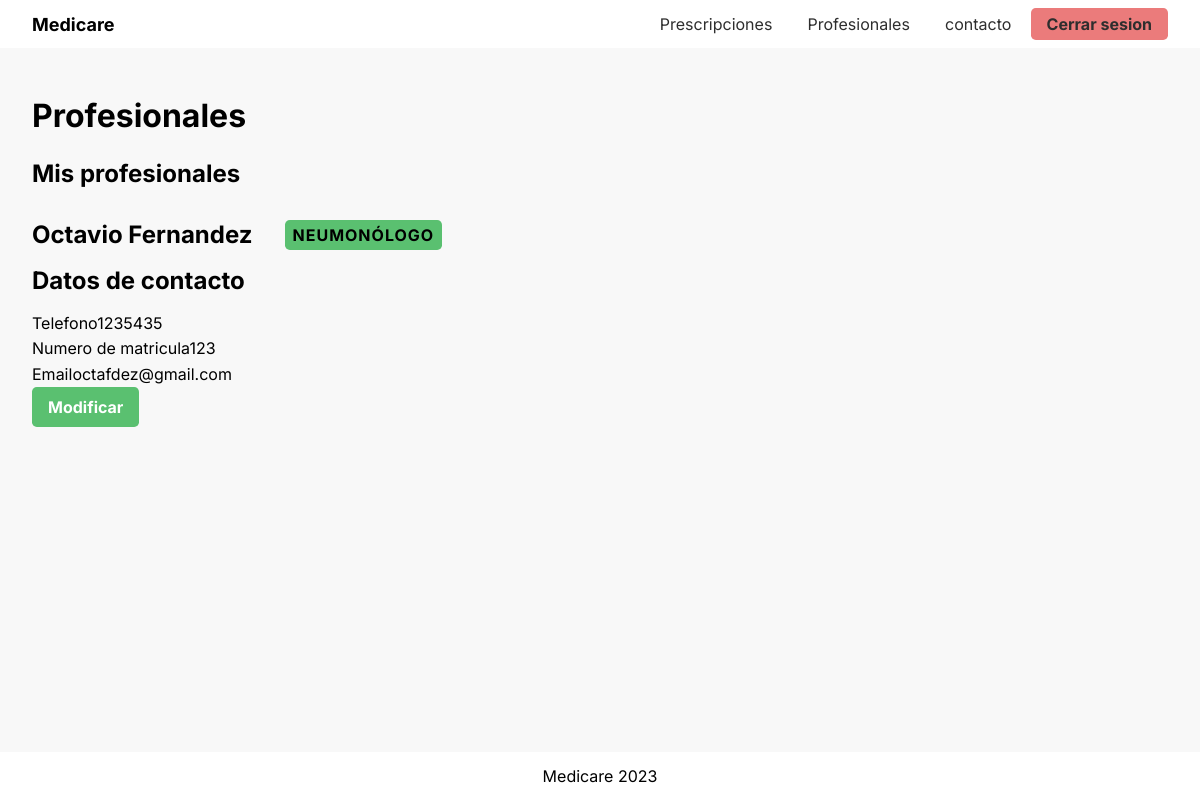
The page /professional/1 (signed in) on the database its author committed.
### tables this page shows
CREATE TABLE professional(
  id int primary key auto_increment,
  name varchar(50),  
  lastname varchar(50),
  email varchar(50),
  license_number varchar(10),
  phone_number varchar(10),
  specialty_id int,
  foreign key (specialty_id) references specialty(id)
);

CREATE TABLE specialty(
  id int primary key auto_increment,
  denomination varchar(50)
);

### index.php (called while the page is built, shortened)
<?php
$routes = require 'utils/routes.php';
$response = $routes();
$view = VIEWS . '/' . $response['view'] . '.php';
$data = $response['data'] ?? [];
include(VIEWS . '/layout/start.php');
include($view);
include(VIEWS . '/layout/finish.php');

### utils/routes.php (called while the page is built)
<?php
return function () {
  $category = $_GET['cat'] ?? 'home';
  $id = $_GET['id'] ?? NULL;
  $action = $_GET['a'] ?? 'list';
  $publicRoutes = Array('home','contact','login','register','error');
  if (!in_array($category, $publicRoutes) && !isset($_SESSION['id'])  ) {
    header('Location: /medicare/login');
  }
  if(isset($_SESSION['id'])){
    if (in_array($category, ['home','login','register']) && $action != 'contact') {
      header('Location: /medicare/prescription');
    }
  }
  $controller =  $category . 'Controller';
  if (!class_exists($controller)) {
    return [
      'data' => [
        'message' => "clase $controller inexistente",
      ],
      'view' => 'error'
    ];
  }
  if (!method_exists($controller, $action)) {
    return [
      'data' => [
        'message' => "el metodo $action solicitado no existe en la clase $controller"
      ],
      'view' => 'error'
    ];
  }
  return $controller::$action();
};

### controllers/ProfessionalController.php (called while the page is built, shortened)
<?php
class ProfessionalController
{
  public static function details()
  {
    $id = $_GET['id'];
    $Professional = new ProfessionalModel();
    $response = $Professional->getOne($id);
    $data = [];
    if($response){
      $data = ['professional' => $response];
    }
    return [
      'data' => $data,
      'view' => 'professionals/details',
    ];
  }
}

### models/ProfessionalModel.php (called while the page is built, shortened)
<?php
class ProfessionalModel extends EntityModel
{
  public function __construct($id = null, $name = null, $lastname = null, $license_number = null,$specialty_id = null, $phone_number = null, $email = null)
  {
    $this->table = 'professional';
    $this->alias = 'p';
  }
  public function getOne($id)
  {
    $results = $this->select(
      'p.id, p.name, p.lastName, p.phone_number, p.license_number, p.email, p.specialty_id, s.denomination AS specialty',
      [
        'joins' => [
          [
            'type' => 'inner',
            'table' => 'specialty s', 'on' => 'p.specialty_id = s.id'
          ]
        ],
        'where' => 'p.id = ' . $id,
      ],
      true
    );
    return $results;
  }
}

### models/EntityModel.php (called while the page is built, shortened)
<?php
class EntityModel
{
  private $db;
  protected $table = '';
  protected $alias = '';
  public function select(
    $columns = '*',
    $filters = [],
    $onlyOneResult = false
  )
  {
    $query = "SELECT $columns FROM $this->table $this->alias";
    if(isset($filters['joins'])){
      $joins = [];
      foreach($filters['joins'] as $j){
        $type = strtoupper($j['type'] ?? '');
        $joins[] = "$type JOIN $j[table] ON $j[on]";
      }
      $query .= ' '.implode("\n", $joins);
    }
    if( isset($filters['where']) ){
      $query .= ' WHERE ' . $filters['where'];
    }
    $replaces_array = $filters['replaces'] ?? NULL;
    $stmt = $this->db->prepare($query);
    $stmt->execute( $replaces_array );
    return $onlyOneResult ? $stmt->fetch() : $stmt->fetchAll();
  }
  private function connect()
  {
    $dsn = 'mysql:host=' . DB_HOST . ';dbname=' . DB_NAME;
    $this->db = new PDO($dsn, DB_USER, DB_PASSWORD);
    $this->db->setAttribute(PDO::ATTR_ERRMODE, PDO::ERRMODE_EXCEPTION);
    $this->db->setAttribute(PDO::ATTR_DEFAULT_FETCH_MODE, PDO::FETCH_ASSOC);
  }
}

### views/professionals/details.php (the view, shortened to what this page needs)
<?php
  if(isset($data['professional'])){
    $professional = $data['professional'];
  }
?>
<section class="container" id="professionals-details">
  <h1 class="section-title">Profesionales</h1>
  <h2 class="section-subtitle">Mis profesionales </h1>
  <?php if(!isset($professional)): ?>
    <h2 class="section-subtitle">El profesional buscado no existe</h2>
  <?php else: ?>
    <div class="professional">
      <h2><?php echo $professional['name'] . ' ' . $professional['lastName'] ?></h2>
      <span class="badge"><?php echo $professional['specialty']?></span>
    </div>
    <h2 class="section-subtitle">Datos de contacto</h2>
    <p>Telefono<?php echo $professional['phone_number']; ?></p>
    <p>Numero de matricula<?php echo $professional['license_number']; ?></p>
    <p>Email<?php echo $professional['email']; ?></p>
    <button class="btn primary">
      Modificar
    </button>
  <?php endif; ?>
</section>

### assets/css/styles.css (style rules this page uses)
*, *::before, *::after { margin: 0; padding: 0; box-sizing: border-box; }
html, body { height: 100%; }
body { font-family: "Inter", sans-serif; }
.container { width: min(1280px, calc(100% - 4rem)); margin-inline: auto; }
.container:not(header > .container) { padding-block: 3rem; }
button { cursor: pointer; }
.btn { height: 2.5rem; padding-inline: 1rem; border: none; font: inherit; cursor: pointer; font-weight: bold; border-radius: 0.3rem; }
.btn.primary { background-color: #5ac070; color: white; }
.badge { display: block; padding-block: 0.3rem; padding-inline: 0.5rem; width: max-content; height: fit-content; border-radius: 0.3rem; background: #5ac070; text-transform: uppercase; letter-spacing: 1px; user-select: none; font-weight: bold; }
p { line-height: 1.6; }
.section-title { font-size: 2rem; margin-bottom: 1.5rem; }
.section-subtitle { font-size: 1.5rem; margin-bottom: 1rem; }
#professionals-details div { display: flex; gap: 2rem; margin-block: 2rem 1rem; }

### rows shown on the page
professional: name "Octavio", lastname "Fernandez", specialty.denomination "NEUMONÓLOGO", phone_number "1235435", license_number "123", email "octafdez@gmail.com"
